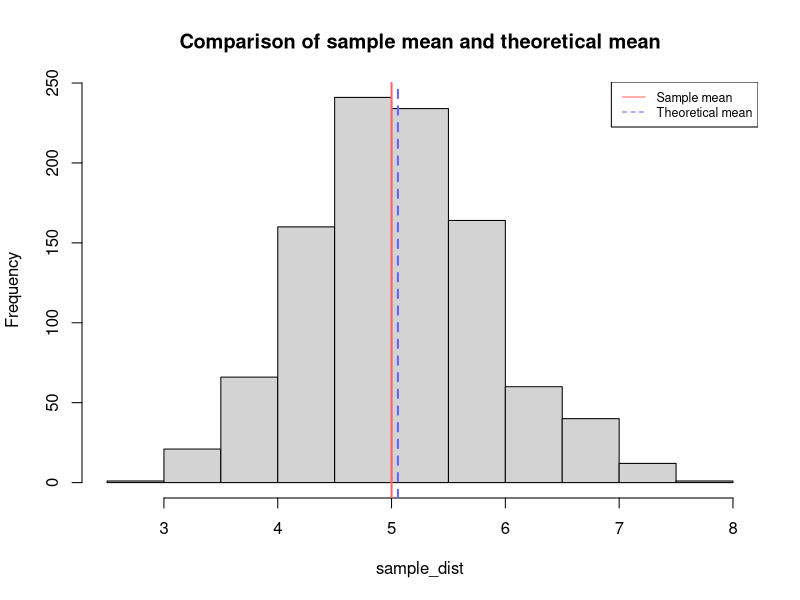
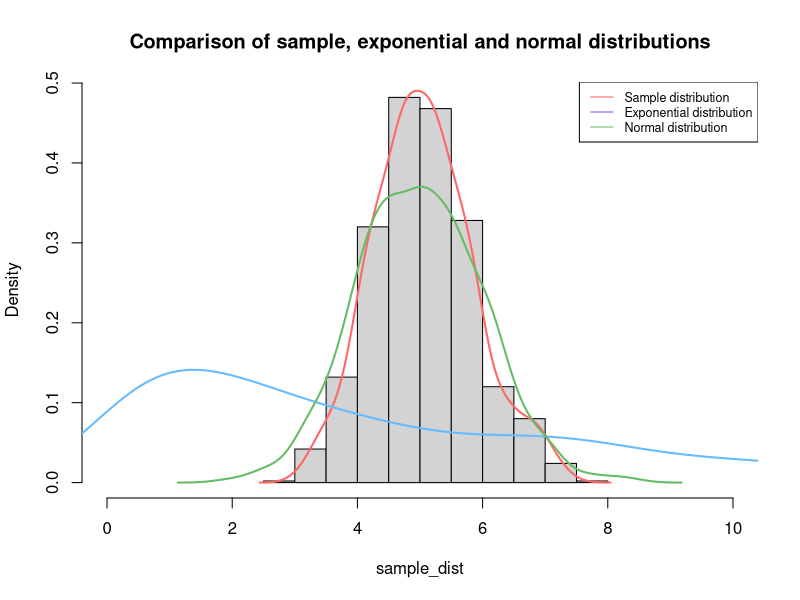
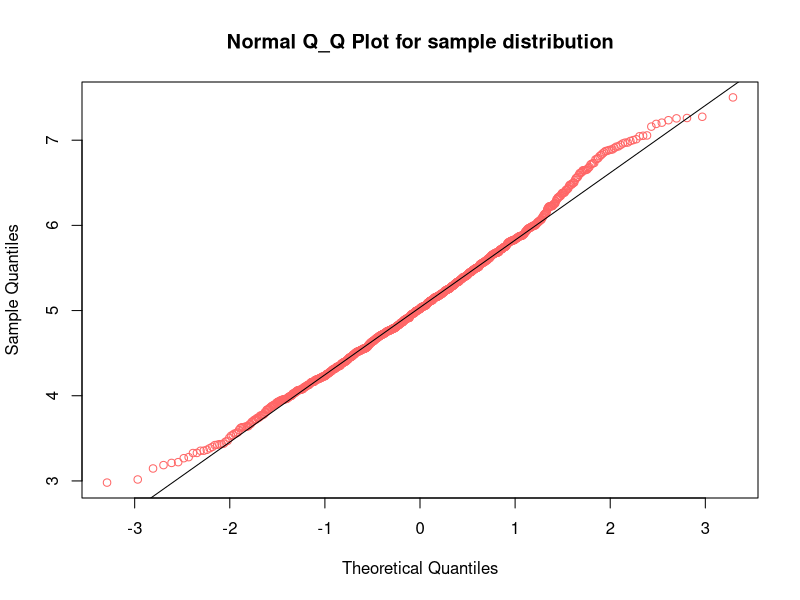

These figures' R source, in order:
## ---- chunk 1
knitr::opts_chunk$set(echo = T)
knitr::opts_chunk$set(comment = "")
knitr::opts_chunk$set(strip.white = T)
## ---- chunk 2
lambda_exp  <- 0.2
sample_dist <- NULL
set.seed(1337)
for (i in 1:1000) {
    sample_dist <-  c(sample_dist, mean(rexp(n = 40, rate = lambda_exp)))
}
## ---- chunk 3
1 / lambda_exp
## ---- chunk 4
mean(sample_dist)
## ---- chunk 5
hist(sample_dist, main = "Comparison of sample mean and theoretical mean")
abline(v = 5, col = "#FF6666", lty = 1, lwd = 2)
abline(v = mean(sample_dist), col = "#6666FF", lty = 2, lwd = 2)
legend('topright', 
       c("Sample mean", "Theoretical mean"), 
       lty = c(1,2), col = c("#FF6666", "#6666FF"), 
       bty='y', cex=.75)
## ---- chunk 6
(1 / lambda_exp)^2/40
## ---- chunk 7
var(sample_dist)
## ---- chunk 8
set.seed(1337)

hist(sample_dist, probability = T, xlim = c(0, 10),
     main = "Comparison of sample, exponential and normal distributions")
lines(density(sample_dist), 
      col = "#FF6666", lwd = 2)
lines(density(rexp(1000, rate = .2)), 
      col = "#66BBFF", lwd = 2)
lines(density(rnorm(1000, mean = 1/lambda_exp)), 
      col = "#66BB66", lwd = 2)
legend('topright', 
       c("Sample distribution", "Exponential distribution", "Normal distribution"), 
       lty = 1, col = c("#FF6666", "#6666FF", "#66BB66"), 
       bty='y', cex=.75)
## ---- chunk 9
qqnorm(sample_dist, main = "Normal Q_Q Plot for sample distribution", 
       col = "#FF6666")
qqline(sample_dist)
